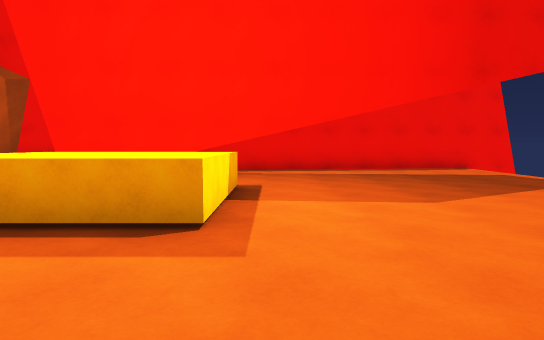
view 1 (above)

12 first-person views from a walk through a Unity game level. The camera is 1.3 m above the floor, tilts 4° down and sees 75° across. The floor is counted in squares, 2 m on a side. Each view is taken from the middle of a square. On the plan, view 1 faces up. The plan holds only what a view shows up to about 10 squares ahead; the rest is blank. The place goes on beyond the plan.

view 2
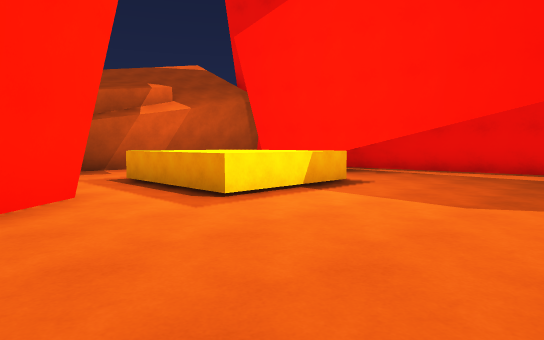

view 3
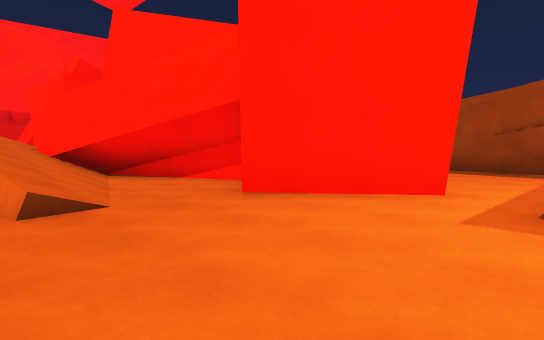

view 4
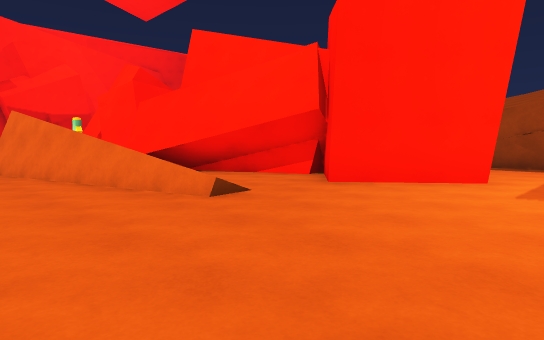

view 5
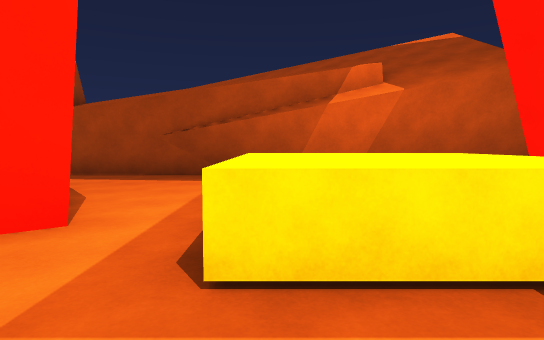

view 6
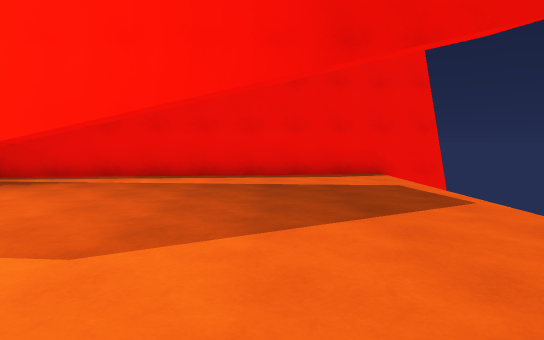

view 7
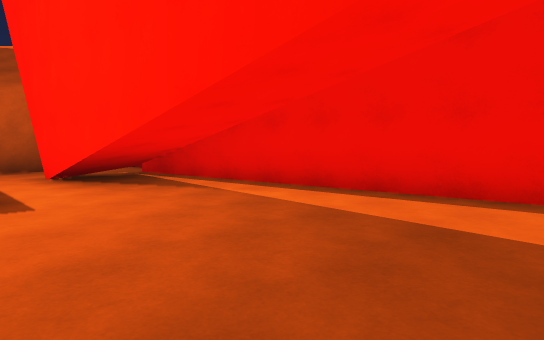

view 8
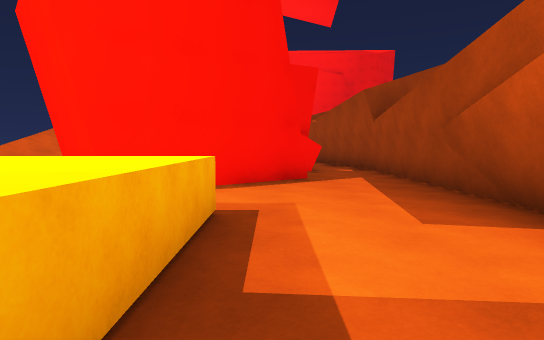

view 9
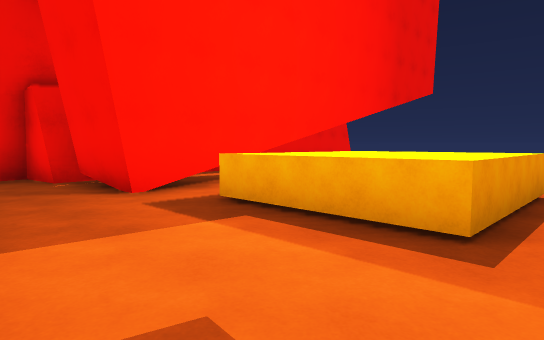

view 10
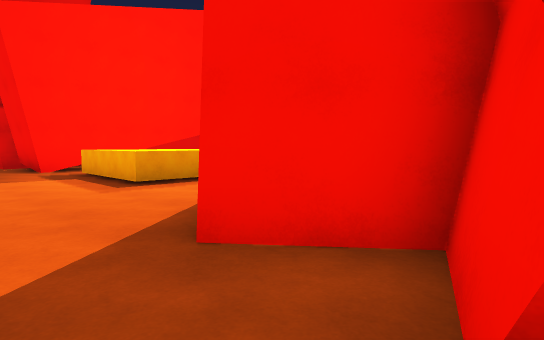

view 11
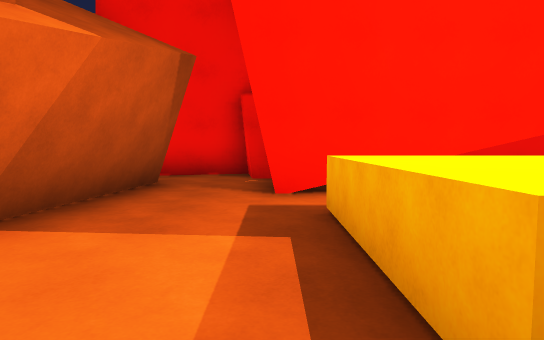

view 12
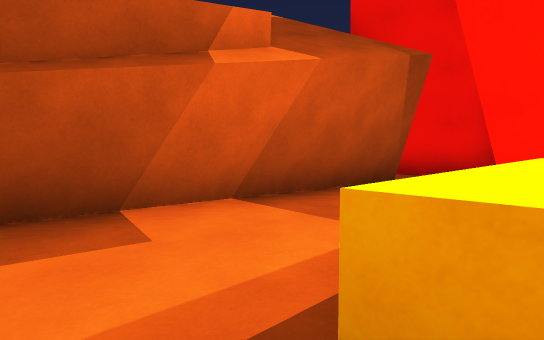

### Floor plan
Key: @ floor where view 1 was taken; # wall or solid block; . floor; / step, stairs or slope; = window, fence, low wall or low ledge; ^ raised ledge.
Columns run from 7 left of view 1 to 6 right of it. Each row starts with its distance up from view 1.
 10 ##############
  9 #..##........
  8 ##.####......
  7  #.####......
  6  #...........
  5  #..^^^......
  4 ##..^^^......
  3 #...^^^......
  2 #............
  1 #....#.......
  0 #...###@.....
 -1 #..####../...
 -2 #...##.../..
 -3  /#####.//#.
 -4  /^   ##//#.
 -5        #//=.
 -6        #///.
 -7        ////#

Where each view was taken, in squares from view 1:
view 1: 0 up, 0 right, facing up
view 2: 0 up, 3 right, facing up-left
view 3: 3 up, 3 right, facing down-left
view 4: 3 up, 5 right, facing down-left
view 5: 3 up, 1 right, facing left
view 6: 2 up, 3 right, facing up
view 7: 5 up, 4 right, facing up-left
view 8: 6 up, 4 left, facing down
view 9: 2 up, 6 left, facing up-right
view 10: 3 down, 6 left, facing up-right
view 11: 2 up, 4 left, facing up
view 12: 2 up, 3 left, facing up-left
